Frame 1 (no input): blank canvas, image omitted
Frame 60 (no input): blank canvas, image omitted
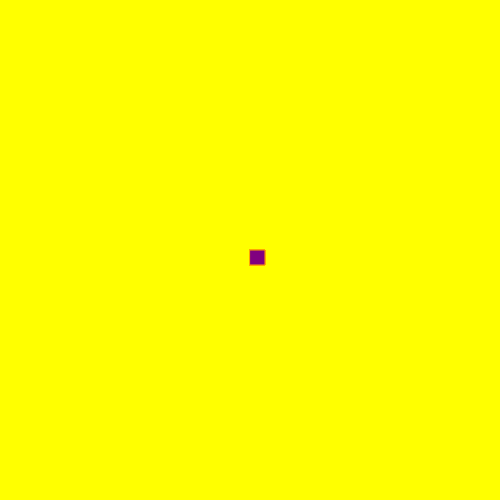
Frame 120 (the mouse pressed at the canvas centre since frame 60)

The p5.js sketch whose frames 1 and 60 were blank and that drew this single picture after the mouse press (run headless with seeded random() and noise() and a simulated clock; from frame 60 on, the mouse is pressed at the canvas centre):

// p5.js sketch
// ── sketch.js
function setup() {
    createCanvas(500, 500);
    background('yellow');
  }
  
  function draw() {
    
    stroke('orange');
    fill('purple');
    
    // console.log (mouseIsPressed);
    
    if (mouseIsPressed) {
    rect(mouseX,mouseY,15,15);
    }
  }
